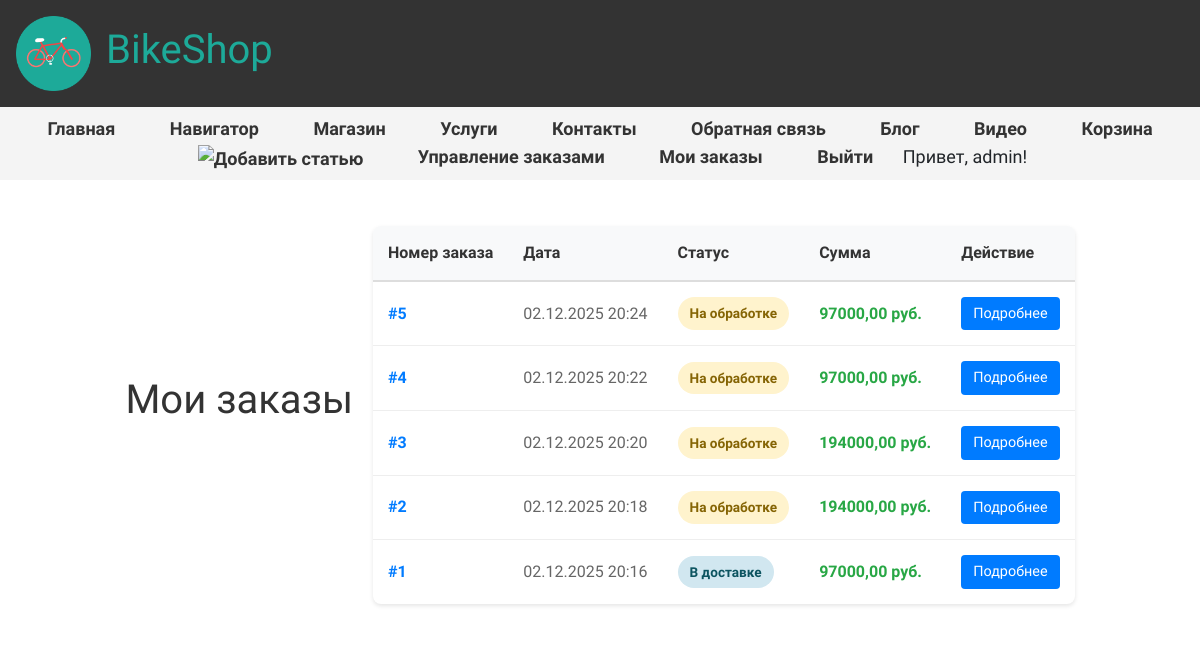
The app's page /my_orders/ (signed in), older data.
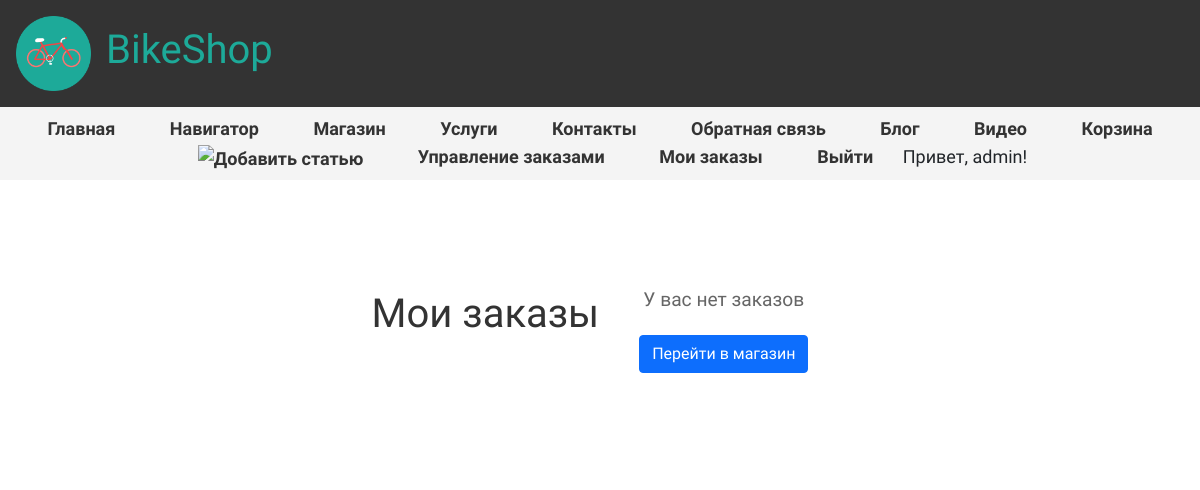
The same page, newer data.
### main/models.py (models this page shows, shortened)
class Order(models.Model):
    STATUS_CHOICES = [
        ('processing', 'На обработке'),
        ('assembly', 'На сборке'),
        ('shipping', 'В доставке'),
        ('delivered', 'Прибыл'),
        ('cancelled', 'Отменён'),
    ]
    user = models.ForeignKey(User, on_delete=models.CASCADE, verbose_name="Пользователь")
    order_data = models.JSONField(verbose_name="Данные заказа")  # Сохраняем JSON с товарами и количеством
    total_price = models.DecimalField(max_digits=10, decimal_places=2, verbose_name="Общая сумма")
    status = models.CharField(max_length=20, choices=STATUS_CHOICES, default='processing', verbose_name="Статус")
    created = models.DateTimeField(default=datetime.now, db_index=True, verbose_name="Дата создания")
    updated = models.DateTimeField(auto_now=True, verbose_name="Дата обновления")
    class Meta:
        verbose_name = "Заказ"
        verbose_name_plural = "Заказы"
        ordering = ['-created']

### main/views.py (the view)
# urls.py: path('my_orders/', views.my_orders, name='my_orders'),
@login_required(login_url='login')
def my_orders(request):
    orders = Order.objects.filter(user=request.user).order_by('-created')
    return render(request, 'main/my_orders.html', {
        'orders': orders
    })

### main/templates/main/my_orders.html (shortened to what this page needs)
{% extends 'main/layout.html' %}
{% load static %}
{% block content %}
<section class="my-orders-section">
    <h1>Мои заказы</h1>
    {% if orders %}
    <div class="orders-container">
        <table class="orders-table">
            <thead>
                <tr>
                    <th>Номер заказа</th>
                    <th>Дата</th>
                    <th>Статус</th>
                    <th>Сумма</th>
                    <th>Действие</th>
                </tr>
            </thead>
            <tbody>
                {% for order in orders %}
                <tr class="order-row" data-order-id="{{ order.id }}">
                    <td class="order-id">#{{ order.id }}</td>
                    <td class="order-date">{{ order.created|date:"d.m.Y H:i" }}</td>
                    <td>
                        <span class="status-badge status-{{ order.status }}">
                            {{ order.get_status_display }}
                        </span>
                    </td>
                    <td class="order-price">{{ order.total_price }} руб.</td>
                    <td>
                        <button class="btn btn-small btn-view" data-order-id="{{ order.id }}">
                            Подробнее
                        </button>
                    </td>
                </tr>
                {% endfor %}
            </tbody>
        </table>
    </div>
    {% else %}
    <div class="empty-orders">
        <p>У вас нет заказов</p>
        <a href="{% url 'shop' %}" class="btn btn-primary">Перейти в магазин</a>
    </div>
    {% endif %}
</section>
{% endblock %}

Row changes from the older to the newer data that the page shows:
removed Order: id "5", created "02.12.2025 20:24", status "На обработке", total_price "97000,00"
removed Order: id "4", created "02.12.2025 20:22", status "На обработке", total_price "97000,00"
removed Order: id "3", created "02.12.2025 20:20", status "На обработке", total_price "194000,00"
removed Order: id "2", created "02.12.2025 20:18", status "На обработке", total_price "194000,00"
removed Order: id "1", created "02.12.2025 20:16", status "В доставке", total_price "97000,00"
Text that changed along with them:
text no longer shown: "Номер заказа Дата Статус Сумма Действие"
text now shown: "У вас нет заказов Перейти в магазин"
